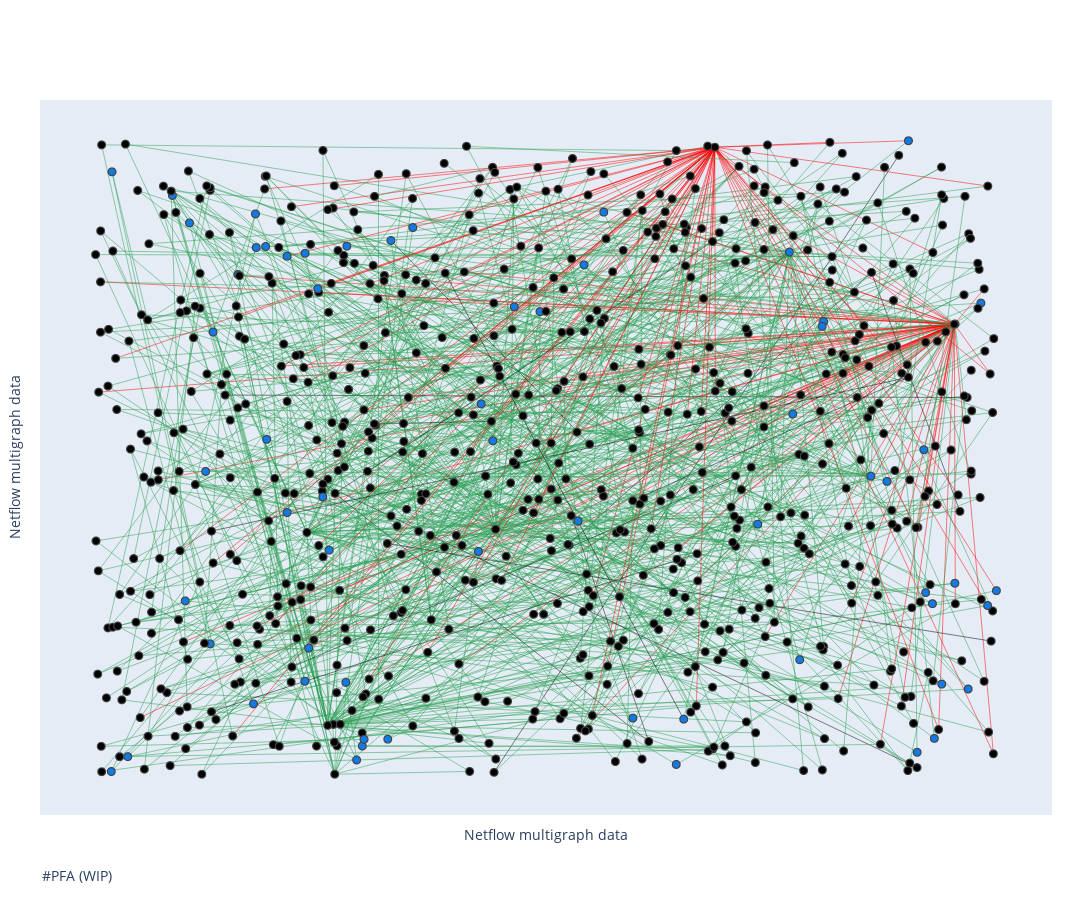

Write notebook code for a chart like this one.
### Code cell
import plotly.graph_objects as go

N = 100000
fig = go.Figure(
    data=edges_list,
    layout=_layout
)

fig.show()
